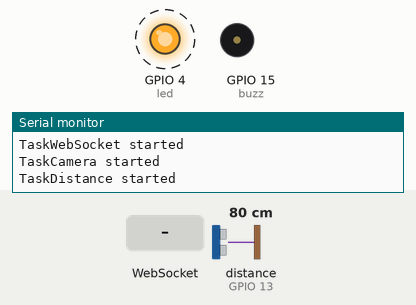
Simulated run of this sketch. Board: ESP32. Shown: output pins drawn as LEDs (lit = HIGH), buzzer (waves = sounding, pin HIGH), the last lines printed to the serial monitor. Wiring (inferred from the names in the program): ultrasonic range finder: trigger GPIO 12; echo GPIO 13. Dashed ring = blinking. Inputs (shaded band) come from the test bench; at power-on: distance to the obstacle (sensor on GPIO 13) 80 cm. The echo pulse lasts 58.3 µs per cm; the camera gives no picture; pins used as bus, display or sensor lines are not drawn.

Above: at 1.2 s.
1.6 s: WebSocket text "1" received
At 1.6 s:
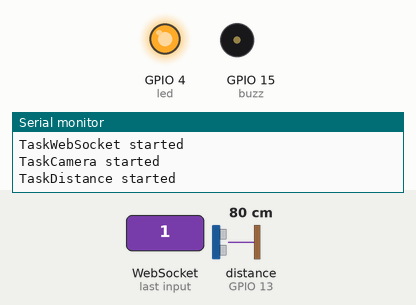
At 3.4 s:
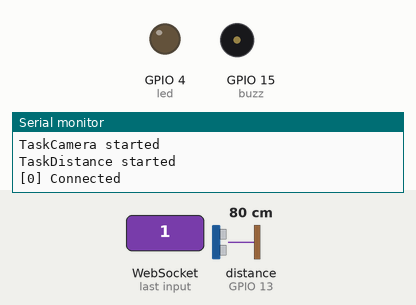
Timing chart, 0 to 4.9 s (numbered marks = the images above; inputs shaded):
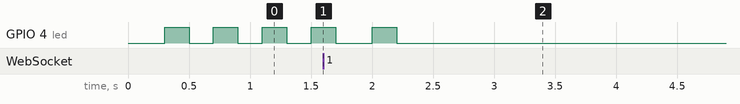

The sketch:

main.ino
```cpp
#include <WiFi.h>
#include <WebSocketsServer.h>
#include "esp_camera.h"

// Thông tin Wi-Fi
const char* ssid = "nocnoc31";
const char* password = "12345678";

// WebSocket server
WebSocketsServer webSocket = WebSocketsServer(81);

// Cấu hình chân kết nối camera
#define PWDN_GPIO_NUM  32
#define RESET_GPIO_NUM -1
#define XCLK_GPIO_NUM  0
#define SIOD_GPIO_NUM  26
#define SIOC_GPIO_NUM  27
#define Y9_GPIO_NUM    35
#define Y8_GPIO_NUM    34
#define Y7_GPIO_NUM    39
#define Y6_GPIO_NUM    36
#define Y5_GPIO_NUM    21
#define Y4_GPIO_NUM    19
#define Y3_GPIO_NUM    18
#define Y2_GPIO_NUM    5
#define VSYNC_GPIO_NUM 25
#define HREF_GPIO_NUM  23
#define PCLK_GPIO_NUM  22

// Cấu hình chân cảm biến HC-SR04
#define TRIG_PIN 12  // IO12
#define ECHO_PIN 13  // IO13

// Định nghĩa chân LED và Buzzer
const int led = 4;
const int buzz = 15;

// Biến toàn cục
SemaphoreHandle_t recordingMutex;
volatile bool isRecording = false;
QueueHandle_t imageQueue;
QueueHandle_t distanceQueue;

// Task Handles
TaskHandle_t TaskWiFiHandle;
TaskHandle_t TaskWebSocketHandle;
TaskHandle_t TaskCameraHandle;
TaskHandle_t TaskDistanceHandle;

// Hàm nháy LED
void blinkLED(int times) {
    for (int i = 0; i < times; i++) {
        digitalWrite(led, HIGH);
        delay(200);
        digitalWrite(led, LOW);
        delay(200);
    }
}

// Hàm kích hoạt buzzer
void triggerBuzzer() {
    digitalWrite(buzz, HIGH); // Bật buzzer
    delay(500);              // Kêu trong 500ms
    digitalWrite(buzz, LOW);  // Tắt buzzer
}

// Khởi tạo camera
bool startCamera() {
    camera_config_t config;
    config.ledc_channel = LEDC_CHANNEL_0;
    config.ledc_timer = LEDC_TIMER_0;
    config.pin_d0 = Y2_GPIO_NUM;
    config.pin_d1 = Y3_GPIO_NUM;
    config.pin_d2 = Y4_GPIO_NUM;
    config.pin_d3 = Y5_GPIO_NUM;
    config.pin_d4 = Y6_GPIO_NUM;
    config.pin_d5 = Y7_GPIO_NUM;
    config.pin_d6 = Y8_GPIO_NUM;
    config.pin_d7 = Y9_GPIO_NUM;
    config.pin_xclk = XCLK_GPIO_NUM;
    config.pin_pclk = PCLK_GPIO_NUM;
    config.pin_vsync = VSYNC_GPIO_NUM;
    config.pin_href = HREF_GPIO_NUM;
    config.pin_sscb_sda = SIOD_GPIO_NUM;
    config.pin_sscb_scl = SIOC_GPIO_NUM;
    config.pin_pwdn = PWDN_GPIO_NUM;
    config.pin_reset = RESET_GPIO_NUM;
    config.xclk_freq_hz = 20000000;
    config.pixel_format = PIXFORMAT_JPEG;

    if (psramFound()) {
        config.frame_size = FRAMESIZE_UXGA;
        config.jpeg_quality = 10;
        config.fb_count = 2;
    } else {
        config.frame_size = FRAMESIZE_SVGA;
        config.jpeg_quality = 12;
        config.fb_count = 1;
    }

    esp_err_t err = esp_camera_init(&config);
    if (err != ESP_OK) {
        Serial.printf("Camera init failed with error 0x%x\n", err);
        return false;
    }
    return true;
}

// Chụp ảnh và gửi qua Queue
void captureAndSendImage() {
    camera_fb_t *fb = esp_camera_fb_get();
    if (!fb) {
        Serial.println("Camera capture failed");
        return;
    }
    if (xQueueSend(imageQueue, &fb, pdMS_TO_TICKS(100)) != pdTRUE) {
        Serial.println("Failed to send image to queue");
        esp_camera_fb_return(fb);
    }
}

// Hàm đo khoảng cách từ HC-SR04 và gửi qua Queue
void measureDistance() {
    digitalWrite(TRIG_PIN, LOW);
    delayMicroseconds(2);
    digitalWrite(TRIG_PIN, HIGH);
    delayMicroseconds(10);
    digitalWrite(TRIG_PIN, LOW);

    long duration = pulseIn(ECHO_PIN, HIGH, 30000);
    if (duration > 0) {
        int distance = duration * 0.034 / 2;
        if (xQueueSend(distanceQueue, &distance, pdMS_TO_TICKS(100)) != pdTRUE) {
            Serial.println("Failed to send distance to queue");
        }
    }
}

// Task 4: Đọc khoảng cách từ HC-SR04
void TaskDistance(void *parameter) {
    pinMode(TRIG_PIN, OUTPUT);
    pinMode(ECHO_PIN, INPUT);
    Serial.println("TaskDistance started");
    blinkLED(3);

    while (1) {
        measureDistance();
        vTaskDelay(1000 / portTICK_PERIOD_MS);
    }
}

// WebSocket event handler
void webSocketEvent(uint8_t num, WStype_t type, uint8_t *payload, size_t length) {
    switch (type) {
        case WStype_DISCONNECTED:
            Serial.printf("[%u] Disconnected!\n", num);
            break;
        case WStype_CONNECTED:
            Serial.printf("[%u] Connected\n", num);
            blinkLED(2);
            break;
        case WStype_TEXT:
            if (strcmp((char*)payload, "CAPTURE") == 0) {
                captureAndSendImage();
            } else if (strcmp((char*)payload, "START_RECORD") == 0) {
                if (xSemaphoreTake(recordingMutex, pdMS_TO_TICKS(100)) == pdTRUE) {
                    isRecording = true;
                    xSemaphoreGive(recordingMutex);
                    Serial.println("Recording started");
                }
            } else if (strcmp((char*)payload, "STOP_RECORD") == 0) {
                if (xSemaphoreTake(recordingMutex, pdMS_TO_TICKS(100)) == pdTRUE) {
                    isRecording = false;
                    xSemaphoreGive(recordingMutex);
                    Serial.println("Recording stopped");
                }
            } else if (strcmp((char*)payload, "BUZZ") == 0) {
                Serial.println("Received BUZZ command");
                triggerBuzzer(); // Kích hoạt buzzer khi nhận tín hiệu "BUZZ"
            }
            break;
    }
}

// Task 1: Quản lý Wi-Fi và WebSocket
void TaskWiFi(void *parameter) {
    WiFi.softAP(ssid, password);
    Serial.print("AP IP: ");
    Serial.println(WiFi.softAPIP());
    blinkLED(1);

    webSocket.begin();
    webSocket.onEvent(webSocketEvent);

    while (1) {
        webSocket.loop();
        vTaskDelay(2 / portTICK_PERIOD_MS);
    }
}

// Task 2: Gửi dữ liệu WebSocket (ảnh và khoảng cách)
void TaskWebSocket(void *parameter) {
    Serial.println("TaskWebSocket started");
    blinkLED(2);

    while (1) {
        camera_fb_t *fb;
        if (xQueueReceive(imageQueue, &fb, 0) == pdTRUE) {
            webSocket.broadcastBIN(fb->buf, fb->len);
            esp_camera_fb_return(fb);
        }

        int distance;
        if (xQueueReceive(distanceQueue, &distance, 0) == pdTRUE) {
            char buffer[10];
            sprintf(buffer, "%d", distance);
            webSocket.broadcastTXT(buffer);
        }

        vTaskDelay(1 / portTICK_PERIOD_MS);
    }
}

// Task 3: Xử lý Camera
void TaskCamera(void *parameter) {
    Serial.println("TaskCamera started");
    blinkLED(4);

    while (1) {
        if (xSemaphoreTake(recordingMutex, pdMS_TO_TICKS(100)) == pdTRUE) {
            bool recording = isRecording;
            xSemaphoreGive(recordingMutex);

            if (recording) {
                camera_fb_t *fb = esp_camera_fb_get();
                if (fb) {
                    if (xQueueSend(imageQueue, &fb, pdMS_TO_TICKS(100)) != pdTRUE) {
                        esp_camera_fb_return(fb);
                    }
                }
            }
        }
        vTaskDelay(33 / portTICK_PERIOD_MS);
    }
}

void setup() {
    Serial.begin(115200);
    pinMode(led, OUTPUT);
    digitalWrite(led, LOW);
    pinMode(buzz, OUTPUT); // Khởi tạo chân buzzer
    digitalWrite(buzz, LOW); // Tắt buzzer ban đầu

    if (!startCamera()) {
        Serial.println("Camera failed. Restarting...");
        delay(1000);
        ESP.restart();
    }

    recordingMutex = xSemaphoreCreateMutex();
    imageQueue = xQueueCreate(2, sizeof(camera_fb_t*));
    distanceQueue = xQueueCreate(5, sizeof(int));

    if (recordingMutex == NULL || imageQueue == NULL || distanceQueue == NULL) {
        Serial.println("Failed to create FreeRTOS objects. Restarting...");
        delay(1000);
        ESP.restart();
    }

    if (xTaskCreatePinnedToCore(TaskWiFi, "TaskWiFi", 8192, NULL, 1, &TaskWiFiHandle, 0) != pdPASS ||
        xTaskCreatePinnedToCore(TaskWebSocket, "TaskWebSocket", 8192, NULL, 1, &TaskWebSocketHandle, 1) != pdPASS ||
        xTaskCreatePinnedToCore(TaskCamera, "TaskCamera", 8192, NULL, 2, &TaskCameraHandle, 0) != pdPASS ||
        xTaskCreatePinnedToCore(TaskDistance, "TaskDistance", 4096, NULL, 1, &TaskDistanceHandle, 1) != pdPASS) {
        Serial.println("Failed to create tasks. Restarting...");
        ESP.restart();
    }
}

void loop() {
    vTaskDelay(portMAX_DELAY);
}
```
